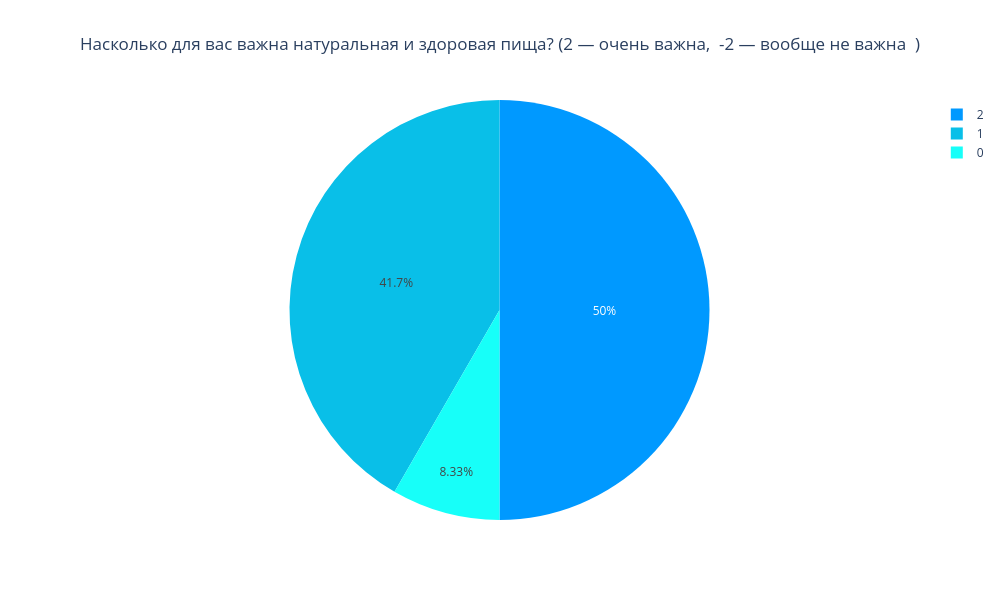

Here is the notebook cell this chart was saved with:
### Code cell
clm = filtered_df.columns[1]
cur_df = pd.DataFrame(filtered_df[clm].value_counts().reset_index())
cur_df.columns = ['Ответ', 'Количество людей']
fig = px.pie(cur_df, values='Количество людей', names='Ответ', title=clm, color_discrete_sequence=['#0099ff', '#09bfe8', '#17fff9'])
fig.update_layout(width=1000, height=600, title_x = 0.5)

fig.show()

### Figure 1 — Plotly figure (JSON) as saved in the notebook; plotly's stock layout.template omitted (floating-point values rounded to 4 significant figures)
{"data": [{"domain": {"x": [0, 1], "y": [0, 1]}, "hovertemplate": "Ответ=%{label}<br>Количество людей=%{value}<extra></extra>", "labels": [2, 1, 0], "legendgroup": "", "name": "", "showlegend": true, "type": "pie", "values": [6, 5, 1]}], "layout": {"height": 600, "legend": {"tracegroupgap": 0}, "piecolorway": ["#0099ff", "#09bfe8", "#17fff9"], "title": {"text": "Насколько для вас важна натуральная и здоровая пища? (2 — очень важна,  -2 — вообще не важна  )", "x": 0.5}, "width": 1000}}
